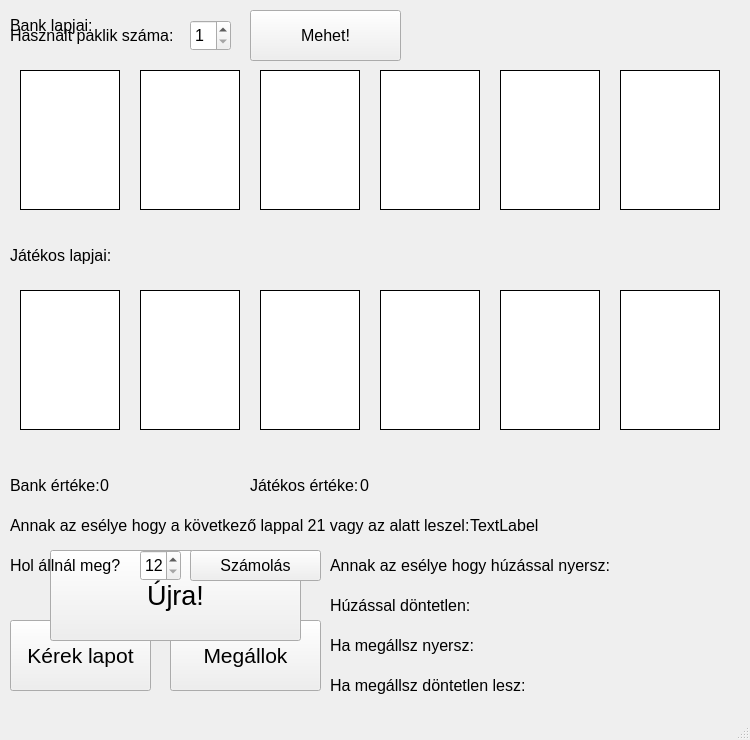
<?xml version="1.0" encoding="UTF-8"?>
<ui version="4.0">
 <class>MainWindow</class>
 <widget class="QMainWindow" name="MainWindow">
  <property name="enabled">
   <bool>true</bool>
  </property>
  <property name="geometry">
   <rect>
    <x>0</x>
    <y>0</y>
    <width>750</width>
    <height>740</height>
   </rect>
  </property>
  <property name="sizePolicy">
   <sizepolicy hsizetype="Fixed" vsizetype="Fixed">
    <horstretch>0</horstretch>
    <verstretch>0</verstretch>
   </sizepolicy>
  </property>
  <property name="minimumSize">
   <size>
    <width>420</width>
    <height>100</height>
   </size>
  </property>
  <property name="maximumSize">
   <size>
    <width>750</width>
    <height>740</height>
   </size>
  </property>
  <property name="baseSize">
   <size>
    <width>420</width>
    <height>100</height>
   </size>
  </property>
  <property name="windowTitle">
   <string>Blackjack</string>
  </property>
  <widget class="QWidget" name="centralwidget">
   <widget class="QLabel" name="blap">
    <property name="geometry">
     <rect>
      <x>10</x>
      <y>10</y>
      <width>141</width>
      <height>31</height>
     </rect>
    </property>
    <property name="font">
     <font>
      <pointsize>12</pointsize>
     </font>
    </property>
    <property name="text">
     <string>Bank lapjai:</string>
    </property>
   </widget>
   <widget class="QLabel" name="jlap">
    <property name="geometry">
     <rect>
      <x>10</x>
      <y>240</y>
      <width>141</width>
      <height>31</height>
     </rect>
    </property>
    <property name="font">
     <font>
      <pointsize>12</pointsize>
     </font>
    </property>
    <property name="text">
     <string>Játékos lapjai:</string>
    </property>
   </widget>
   <widget class="QLabel" name="annakazeselye">
    <property name="geometry">
     <rect>
      <x>10</x>
      <y>510</y>
      <width>461</width>
      <height>31</height>
     </rect>
    </property>
    <property name="font">
     <font>
      <pointsize>12</pointsize>
     </font>
    </property>
    <property name="text">
     <string>Annak az esélye hogy a következő lappal 21 vagy az alatt leszel:</string>
    </property>
   </widget>
   <widget class="QLabel" name="szazalek">
    <property name="geometry">
     <rect>
      <x>470</x>
      <y>510</y>
      <width>121</width>
      <height>31</height>
     </rect>
    </property>
    <property name="font">
     <font>
      <pointsize>12</pointsize>
     </font>
    </property>
    <property name="text">
     <string>TextLabel</string>
    </property>
   </widget>
   <widget class="QPushButton" name="kerek">
    <property name="geometry">
     <rect>
      <x>10</x>
      <y>620</y>
      <width>141</width>
      <height>71</height>
     </rect>
    </property>
    <property name="font">
     <font>
      <pointsize>16</pointsize>
     </font>
    </property>
    <property name="text">
     <string>Kérek lapot</string>
    </property>
   </widget>
   <widget class="QPushButton" name="nemkerek">
    <property name="geometry">
     <rect>
      <x>170</x>
      <y>620</y>
      <width>151</width>
      <height>71</height>
     </rect>
    </property>
    <property name="font">
     <font>
      <pointsize>16</pointsize>
     </font>
    </property>
    <property name="text">
     <string>Megállok</string>
    </property>
   </widget>
   <widget class="QLabel" name="mentoov">
    <property name="geometry">
     <rect>
      <x>570</x>
      <y>500</y>
      <width>181</width>
      <height>51</height>
     </rect>
    </property>
    <property name="font">
     <font>
      <pointsize>12</pointsize>
     </font>
    </property>
   </widget>
   <widget class="QLabel" name="be">
    <property name="geometry">
     <rect>
      <x>10</x>
      <y>470</y>
      <width>101</width>
      <height>31</height>
     </rect>
    </property>
    <property name="font">
     <font>
      <pointsize>12</pointsize>
     </font>
    </property>
    <property name="text">
     <string>Bank értéke:</string>
    </property>
   </widget>
   <widget class="QLabel" name="bankertek">
    <property name="geometry">
     <rect>
      <x>100</x>
      <y>470</y>
      <width>121</width>
      <height>31</height>
     </rect>
    </property>
    <property name="font">
     <font>
      <pointsize>12</pointsize>
     </font>
    </property>
    <property name="text">
     <string>0</string>
    </property>
   </widget>
   <widget class="QLabel" name="je">
    <property name="geometry">
     <rect>
      <x>250</x>
      <y>470</y>
      <width>111</width>
      <height>31</height>
     </rect>
    </property>
    <property name="font">
     <font>
      <pointsize>12</pointsize>
     </font>
    </property>
    <property name="text">
     <string>Játékos értéke:</string>
    </property>
   </widget>
   <widget class="QLabel" name="jatekosertek">
    <property name="geometry">
     <rect>
      <x>360</x>
      <y>470</y>
      <width>111</width>
      <height>31</height>
     </rect>
    </property>
    <property name="font">
     <font>
      <pointsize>12</pointsize>
     </font>
    </property>
    <property name="text">
     <string>0</string>
    </property>
   </widget>
   <widget class="QLabel" name="eredmeny">
    <property name="geometry">
     <rect>
      <x>360</x>
      <y>550</y>
      <width>341</width>
      <height>91</height>
     </rect>
    </property>
    <property name="font">
     <font>
      <pointsize>36</pointsize>
     </font>
    </property>
    <property name="text">
     <string/>
    </property>
    <property name="alignment">
     <set>Qt::AlignCenter</set>
    </property>
   </widget>
   <widget class="QLabel" name="bank1">
    <property name="geometry">
     <rect>
      <x>20</x>
      <y>70</y>
      <width>100</width>
      <height>140</height>
     </rect>
    </property>
    <property name="baseSize">
     <size>
      <width>0</width>
      <height>0</height>
     </size>
    </property>
    <property name="font">
     <font>
      <pointsize>18</pointsize>
     </font>
    </property>
    <property name="styleSheet">
     <string notr="true">background-color: rgb(255, 255, 255);</string>
    </property>
    <property name="frameShape">
     <enum>QFrame::Box</enum>
    </property>
    <property name="alignment">
     <set>Qt::AlignCenter</set>
    </property>
   </widget>
   <widget class="QLabel" name="bank2">
    <property name="geometry">
     <rect>
      <x>140</x>
      <y>70</y>
      <width>100</width>
      <height>140</height>
     </rect>
    </property>
    <property name="baseSize">
     <size>
      <width>0</width>
      <height>0</height>
     </size>
    </property>
    <property name="font">
     <font>
      <pointsize>18</pointsize>
     </font>
    </property>
    <property name="styleSheet">
     <string notr="true">background-color: rgb(255, 255, 255);</string>
    </property>
    <property name="frameShape">
     <enum>QFrame::Box</enum>
    </property>
    <property name="alignment">
     <set>Qt::AlignCenter</set>
    </property>
   </widget>
   <widget class="QLabel" name="bank3">
    <property name="geometry">
     <rect>
      <x>260</x>
      <y>70</y>
      <width>100</width>
      <height>140</height>
     </rect>
    </property>
    <property name="baseSize">
     <size>
      <width>0</width>
      <height>0</height>
     </size>
    </property>
    <property name="font">
     <font>
      <pointsize>18</pointsize>
     </font>
    </property>
    <property name="styleSheet">
     <string notr="true">background-color: rgb(255, 255, 255);</string>
    </property>
    <property name="frameShape">
     <enum>QFrame::Box</enum>
    </property>
    <property name="alignment">
     <set>Qt::AlignCenter</set>
    </property>
   </widget>
   <widget class="QLabel" name="bank4">
    <property name="geometry">
     <rect>
      <x>380</x>
      <y>70</y>
      <width>100</width>
      <height>140</height>
     </rect>
    </property>
    <property name="baseSize">
     <size>
      <width>0</width>
      <height>0</height>
     </size>
    </property>
    <property name="font">
     <font>
      <pointsize>18</pointsize>
     </font>
    </property>
    <property name="styleSheet">
     <string notr="true">background-color: rgb(255, 255, 255);</string>
    </property>
    <property name="frameShape">
     <enum>QFrame::Box</enum>
    </property>
    <property name="alignment">
     <set>Qt::AlignCenter</set>
    </property>
   </widget>
   <widget class="QLabel" name="bank5">
    <property name="geometry">
     <rect>
      <x>500</x>
      <y>70</y>
      <width>100</width>
      <height>140</height>
     </rect>
    </property>
    <property name="baseSize">
     <size>
      <width>0</width>
      <height>0</height>
     </size>
    </property>
    <property name="font">
     <font>
      <pointsize>18</pointsize>
     </font>
    </property>
    <property name="styleSheet">
     <string notr="true">background-color: rgb(255, 255, 255);</string>
    </property>
    <property name="frameShape">
     <enum>QFrame::Box</enum>
    </property>
    <property name="alignment">
     <set>Qt::AlignCenter</set>
    </property>
   </widget>
   <widget class="QLabel" name="bank6">
    <property name="geometry">
     <rect>
      <x>620</x>
      <y>70</y>
      <width>100</width>
      <height>140</height>
     </rect>
    </property>
    <property name="baseSize">
     <size>
      <width>0</width>
      <height>0</height>
     </size>
    </property>
    <property name="font">
     <font>
      <pointsize>18</pointsize>
     </font>
    </property>
    <property name="styleSheet">
     <string notr="true">background-color: rgb(255, 255, 255);</string>
    </property>
    <property name="frameShape">
     <enum>QFrame::Box</enum>
    </property>
    <property name="alignment">
     <set>Qt::AlignCenter</set>
    </property>
   </widget>
   <widget class="QLabel" name="player1">
    <property name="geometry">
     <rect>
      <x>20</x>
      <y>290</y>
      <width>100</width>
      <height>140</height>
     </rect>
    </property>
    <property name="baseSize">
     <size>
      <width>0</width>
      <height>0</height>
     </size>
    </property>
    <property name="font">
     <font>
      <pointsize>18</pointsize>
     </font>
    </property>
    <property name="styleSheet">
     <string notr="true">background-color: rgb(255, 255, 255);</string>
    </property>
    <property name="frameShape">
     <enum>QFrame::Box</enum>
    </property>
    <property name="text">
     <string>&lt;html&gt;&lt;head/&gt;&lt;body&gt;&lt;p&gt;&lt;br/&gt;&lt;/p&gt;&lt;/body&gt;&lt;/html&gt;</string>
    </property>
    <property name="alignment">
     <set>Qt::AlignCenter</set>
    </property>
   </widget>
   <widget class="QLabel" name="player2">
    <property name="geometry">
     <rect>
      <x>140</x>
      <y>290</y>
      <width>100</width>
      <height>140</height>
     </rect>
    </property>
    <property name="baseSize">
     <size>
      <width>0</width>
      <height>0</height>
     </size>
    </property>
    <property name="font">
     <font>
      <pointsize>18</pointsize>
     </font>
    </property>
    <property name="styleSheet">
     <string notr="true">background-color: rgb(255, 255, 255);</string>
    </property>
    <property name="frameShape">
     <enum>QFrame::Box</enum>
    </property>
    <property name="alignment">
     <set>Qt::AlignCenter</set>
    </property>
   </widget>
   <widget class="QLabel" name="player3">
    <property name="geometry">
     <rect>
      <x>260</x>
      <y>290</y>
      <width>100</width>
      <height>140</height>
     </rect>
    </property>
    <property name="baseSize">
     <size>
      <width>0</width>
      <height>0</height>
     </size>
    </property>
    <property name="font">
     <font>
      <pointsize>18</pointsize>
     </font>
    </property>
    <property name="styleSheet">
     <string notr="true">background-color: rgb(255, 255, 255);</string>
    </property>
    <property name="frameShape">
     <enum>QFrame::Box</enum>
    </property>
    <property name="alignment">
     <set>Qt::AlignCenter</set>
    </property>
   </widget>
   <widget class="QLabel" name="player4">
    <property name="geometry">
     <rect>
      <x>380</x>
      <y>290</y>
      <width>100</width>
      <height>140</height>
     </rect>
    </property>
    <property name="baseSize">
     <size>
      <width>0</width>
      <height>0</height>
     </size>
    </property>
    <property name="font">
     <font>
      <pointsize>18</pointsize>
     </font>
    </property>
    <property name="styleSheet">
     <string notr="true">background-color: rgb(255, 255, 255);</string>
    </property>
    <property name="frameShape">
     <enum>QFrame::Box</enum>
    </property>
    <property name="alignment">
     <set>Qt::AlignCenter</set>
    </property>
   </widget>
   <widget class="QLabel" name="player5">
    <property name="geometry">
     <rect>
      <x>500</x>
      <y>290</y>
      <width>100</width>
      <height>140</height>
     </rect>
    </property>
    <property name="baseSize">
     <size>
      <width>0</width>
      <height>0</height>
     </size>
    </property>
    <property name="font">
     <font>
      <pointsize>18</pointsize>
     </font>
    </property>
    <property name="styleSheet">
     <string notr="true">background-color: rgb(255, 255, 255);</string>
    </property>
    <property name="frameShape">
     <enum>QFrame::Box</enum>
    </property>
    <property name="alignment">
     <set>Qt::AlignCenter</set>
    </property>
   </widget>
   <widget class="QLabel" name="player6">
    <property name="geometry">
     <rect>
      <x>620</x>
      <y>290</y>
      <width>100</width>
      <height>140</height>
     </rect>
    </property>
    <property name="baseSize">
     <size>
      <width>0</width>
      <height>0</height>
     </size>
    </property>
    <property name="font">
     <font>
      <pointsize>18</pointsize>
     </font>
    </property>
    <property name="styleSheet">
     <string notr="true">background-color: rgb(255, 255, 255);</string>
    </property>
    <property name="frameShape">
     <enum>QFrame::Box</enum>
    </property>
    <property name="alignment">
     <set>Qt::AlignCenter</set>
    </property>
   </widget>
   <widget class="QSpinBox" name="paklik">
    <property name="geometry">
     <rect>
      <x>190</x>
      <y>20</y>
      <width>41</width>
      <height>31</height>
     </rect>
    </property>
    <property name="font">
     <font>
      <pointsize>12</pointsize>
     </font>
    </property>
    <property name="minimum">
     <number>1</number>
    </property>
   </widget>
   <widget class="QLabel" name="hasznalt">
    <property name="geometry">
     <rect>
      <x>10</x>
      <y>10</y>
      <width>181</width>
      <height>51</height>
     </rect>
    </property>
    <property name="font">
     <font>
      <pointsize>12</pointsize>
     </font>
    </property>
    <property name="text">
     <string>Használt paklik száma:</string>
    </property>
   </widget>
   <widget class="QPushButton" name="mehet">
    <property name="geometry">
     <rect>
      <x>250</x>
      <y>10</y>
      <width>151</width>
      <height>51</height>
     </rect>
    </property>
    <property name="font">
     <font>
      <pointsize>12</pointsize>
     </font>
    </property>
    <property name="text">
     <string>Mehet!</string>
    </property>
   </widget>
   <widget class="QPushButton" name="mehet2">
    <property name="geometry">
     <rect>
      <x>50</x>
      <y>550</y>
      <width>251</width>
      <height>91</height>
     </rect>
    </property>
    <property name="font">
     <font>
      <pointsize>20</pointsize>
     </font>
    </property>
    <property name="text">
     <string>Újra!</string>
    </property>
   </widget>
   <widget class="QSpinBox" name="megall">
    <property name="geometry">
     <rect>
      <x>140</x>
      <y>550</y>
      <width>41</width>
      <height>31</height>
     </rect>
    </property>
    <property name="font">
     <font>
      <pointsize>12</pointsize>
     </font>
    </property>
    <property name="minimum">
     <number>12</number>
    </property>
    <property name="maximum">
     <number>20</number>
    </property>
   </widget>
   <widget class="QLabel" name="holallszmeg">
    <property name="geometry">
     <rect>
      <x>10</x>
      <y>550</y>
      <width>121</width>
      <height>31</height>
     </rect>
    </property>
    <property name="font">
     <font>
      <pointsize>12</pointsize>
     </font>
    </property>
    <property name="text">
     <string>Hol állnál meg?</string>
    </property>
   </widget>
   <widget class="QLabel" name="hny">
    <property name="geometry">
     <rect>
      <x>330</x>
      <y>550</y>
      <width>281</width>
      <height>31</height>
     </rect>
    </property>
    <property name="font">
     <font>
      <pointsize>12</pointsize>
     </font>
    </property>
    <property name="text">
     <string>Annak az esélye hogy húzással nyersz:</string>
    </property>
   </widget>
   <widget class="QLabel" name="nyersz">
    <property name="geometry">
     <rect>
      <x>610</x>
      <y>550</y>
      <width>111</width>
      <height>31</height>
     </rect>
    </property>
    <property name="font">
     <font>
      <pointsize>12</pointsize>
     </font>
    </property>
    <property name="text">
     <string/>
    </property>
   </widget>
   <widget class="QPushButton" name="szamolas">
    <property name="geometry">
     <rect>
      <x>190</x>
      <y>550</y>
      <width>131</width>
      <height>31</height>
     </rect>
    </property>
    <property name="font">
     <font>
      <pointsize>12</pointsize>
     </font>
    </property>
    <property name="text">
     <string>Számolás</string>
    </property>
   </widget>
   <widget class="QLabel" name="hd">
    <property name="geometry">
     <rect>
      <x>330</x>
      <y>590</y>
      <width>271</width>
      <height>31</height>
     </rect>
    </property>
    <property name="font">
     <font>
      <pointsize>12</pointsize>
     </font>
    </property>
    <property name="text">
     <string>Húzással döntetlen:</string>
    </property>
   </widget>
   <widget class="QLabel" name="dontetlen">
    <property name="geometry">
     <rect>
      <x>610</x>
      <y>590</y>
      <width>101</width>
      <height>31</height>
     </rect>
    </property>
    <property name="font">
     <font>
      <pointsize>12</pointsize>
     </font>
    </property>
    <property name="text">
     <string/>
    </property>
   </widget>
   <widget class="QLabel" name="hny2">
    <property name="geometry">
     <rect>
      <x>330</x>
      <y>630</y>
      <width>241</width>
      <height>31</height>
     </rect>
    </property>
    <property name="font">
     <font>
      <pointsize>12</pointsize>
     </font>
    </property>
    <property name="text">
     <string>Ha megállsz nyersz:</string>
    </property>
   </widget>
   <widget class="QLabel" name="hd2">
    <property name="geometry">
     <rect>
      <x>330</x>
      <y>670</y>
      <width>221</width>
      <height>31</height>
     </rect>
    </property>
    <property name="font">
     <font>
      <pointsize>12</pointsize>
     </font>
    </property>
    <property name="text">
     <string>Ha megállsz döntetlen lesz:</string>
    </property>
   </widget>
   <widget class="QLabel" name="nyersz2">
    <property name="geometry">
     <rect>
      <x>610</x>
      <y>630</y>
      <width>111</width>
      <height>31</height>
     </rect>
    </property>
    <property name="font">
     <font>
      <pointsize>12</pointsize>
     </font>
    </property>
    <property name="text">
     <string/>
    </property>
   </widget>
   <widget class="QLabel" name="dontetlen2">
    <property name="geometry">
     <rect>
      <x>610</x>
      <y>670</y>
      <width>111</width>
      <height>31</height>
     </rect>
    </property>
    <property name="font">
     <font>
      <pointsize>12</pointsize>
     </font>
    </property>
    <property name="text">
     <string/>
    </property>
   </widget>
  </widget>
  <widget class="QMenuBar" name="menubar">
   <property name="geometry">
    <rect>
     <x>0</x>
     <y>0</y>
     <width>750</width>
     <height>21</height>
    </rect>
   </property>
  </widget>
  <widget class="QStatusBar" name="statusbar"/>
 </widget>
 <resources/>
 <connections/>
</ui>
